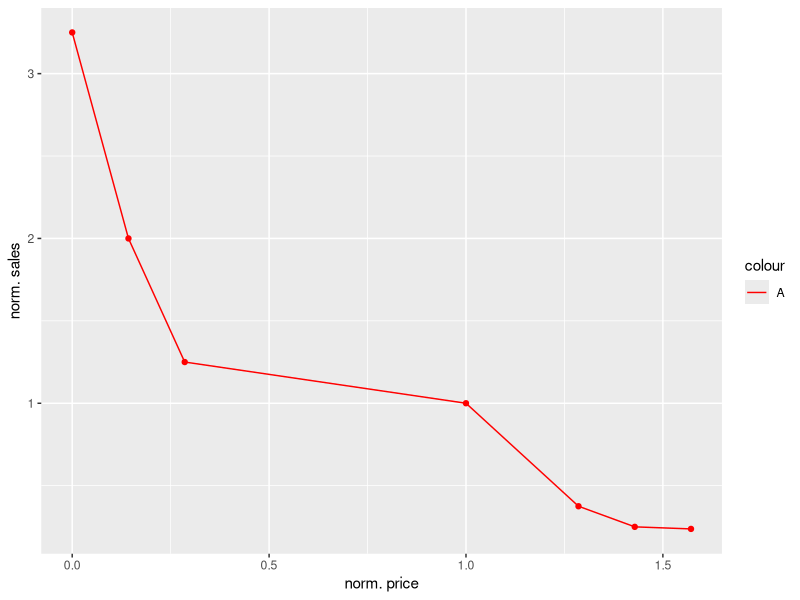
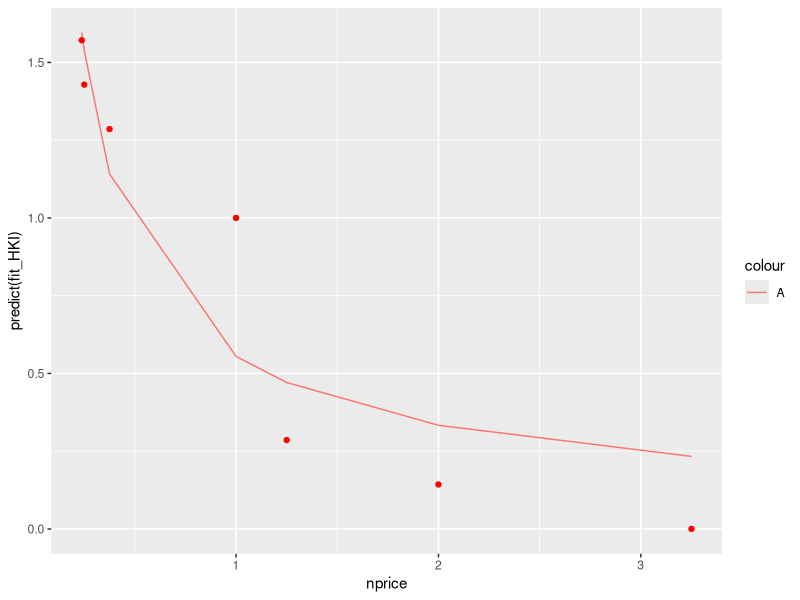

These charts were generated, in order, by the following R code:
library(ggplot2)

HKI <- read.csv(file = "HKI_sales.csv")

#sales <- c(HKI, HKI, KL, HKI)

HKI

norm_price = 8
norm_sales = 7


HKI$nprice<-HKI$price/norm_price
HKI$nsales<-HKI$sales/norm_sales

HKI


ggplot(data=HKI)+
  geom_line(mapping=aes(x=nsales,y=nprice,color="A"))+
  geom_point(mapping=aes(x=nsales,y=nprice),color="red")+
  labs(x="norm. price",y="norm. sales") +
  scale_color_manual(labels = c("A", "B"), values = c("red", "blue"))



fit_HKI <- nls(f=nsales~a * nprice^b,data=HKI, start = list(a = 1, b = -1.144))
summary(fit_HKI)
r2<-1-sum(residuals(fit_HKI)^2)/sum((fit_HKI$m$lhs()-mean(fit_HKI$m$lhs()))^2)
r2



ggplot(data=HKI)+
  geom_line(mapping=aes(x=nprice,y=predict(fit_HKI),color="A"))+
  geom_point(mapping=aes(x=nprice,y=nsales),color="red")


net<-function(x) {
  nd<-data.frame(nprice=x)
  nsales<-predict(fit_HKI,nd)
  # de-norm
  margin<- x * norm_price - 13.33 * nsales * norm_sales
  # de-norm
  sales <-nsales* norm_sales
  # de-norm
  price <- x * norm_price
  cost <- 13.33 * sales
  gross<-margin*sales
  net<-gross-cost
  print(cbind(x, nsales, margin, sales, price, cost, gross, net))
  
  
  
  #print(cbind(nsalesa,salesa,nsalesb,salesb,sfa,sfb,grossa,grossb,neta,netb,net))
  return(net)
}

net(2.5)
op<-optimize(f=net,interval=c(0,2.5), maximum= TRUE)

op
